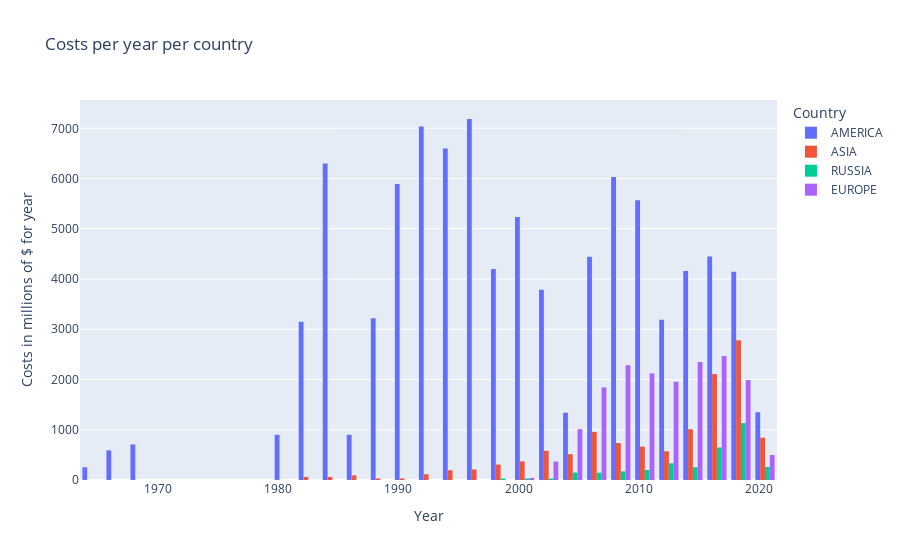

The code cell stored with this chart in its notebook:
### Markdown cell above
## Costi per aree geografiche in funzione degli anni
Come visto precedentemente possiamo constatare l'America è il principale continente per quanto riguarda il costo dei lanci.<br>
Molto interessante vedere come ogni anno non ci sia nessun continete che abbia speso quanti l'America. Da notare inoltre l'ascesa del continete Europeo e Asiatico negli ultimi 20 anni.

### Code cell
fig = px.histogram(df, x="Anno", y=" Rocket", color="Country", title="Costs per year per country", barmode="group")
fig.layout["xaxis"]["title"] = "Year"
fig.layout["yaxis"]["title"] = "Costs in millions of $ for year"
fig.layout["legend"]["title"]["text"] = "Country"
fig

### Figure 1 — Plotly figure (JSON) as saved in the notebook; plotly's stock layout.template omitted (floating-point values rounded to 4 significant figures; data arrays with more than 128 entries replaced by an {"elided": "..."} marker saying what was removed)
{"data": [{"alignmentgroup": "True", "bingroup": "x", "histfunc": "sum", "hovertemplate": "Country=AMERICA<br>Anno=%{x}<br>sum of  Rocket=%{y}<extra></extra>", "legendgroup": "AMERICA", "marker": {"color": "#636efa"}, "name": "AMERICA", "offsetgroup": "AMERICA", "orientation": "v", "showlegend": true, "type": "histogram", "x": {"elided": "1410 str values"}, "xaxis": "x", "y": {"elided": "1410 float values"}, "yaxis": "y"}, {"alignmentgroup": "True", "bingroup": "x", "histfunc": "sum", "hovertemplate": "Country=ASIA<br>Anno=%{x}<br>sum of  Rocket=%{y}<extra></extra>", "legendgroup": "ASIA", "marker": {"color": "#EF553B"}, "name": "ASIA", "offsetgroup": "ASIA", "orientation": "v", "showlegend": true, "type": "histogram", "x": {"elided": "499 str values"}, "xaxis": "x", "y": {"elided": "499 float values"}, "yaxis": "y"}, {"alignmentgroup": "True", "bingroup": "x", "histfunc": "sum", "hovertemplate": "Country=RUSSIA<br>Anno=%{x}<br>sum of  Rocket=%{y}<extra></extra>", "legendgroup": "RUSSIA", "marker": {"color": "#00cc96"}, "name": "RUSSIA", "offsetgroup": "RUSSIA", "orientation": "v", "showlegend": true, "type": "histogram", "x": {"elided": "2072 str values"}, "xaxis": "x", "y": {"elided": "2072 float values"}, "yaxis": "y"}, {"alignmentgroup": "True", "bingroup": "x", "histfunc": "sum", "hovertemplate": "Country=EUROPE<br>Anno=%{x}<br>sum of  Rocket=%{y}<extra></extra>", "legendgroup": "EUROPE", "marker": {"color": "#ab63fa"}, "name": "EUROPE", "offsetgroup": "EUROPE", "orientation": "v", "showlegend": true, "type": "histogram", "x": {"elided": "343 str values"}, "xaxis": "x", "y": {"elided": "343 float values"}, "yaxis": "y"}], "layout": {"barmode": "group", "legend": {"title": {"text": "Country"}, "tracegroupgap": 0}, "title": {"text": "Costs per year per country"}, "xaxis": {"anchor": "y", "domain": [0, 1], "title": {"text": "Year"}}, "yaxis": {"anchor": "x", "domain": [0, 1], "title": {"text": "Costs in millions of $ for year"}}}}
